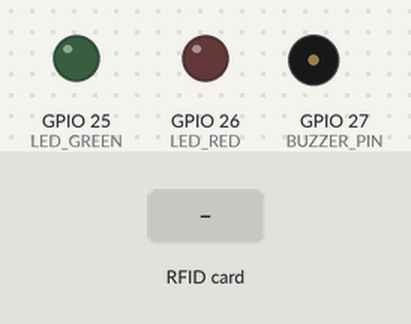
A sketch run on a simulated ESP32. Shown: output pins drawn as LEDs (lit = HIGH), buzzer (waves = sounding, pin HIGH). The inputs (shaded band) are chosen by the test bench. WiFi joins after 1.5 s; servers stay silent unless stated; uploads are accepted with an empty reply; EEPROM starts erased; what the sketch prints to the serial monitor is not drawn.

Above: at 3.3 s.
3.4 s: RFID card 5E 7A 19 C4 held to the reader
At 3.76 s:
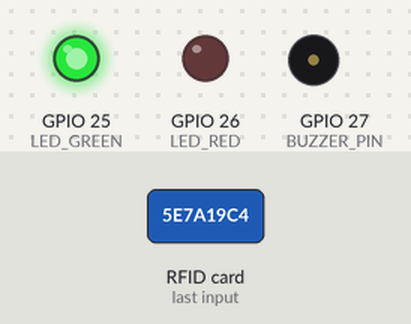
At 4.5 s:
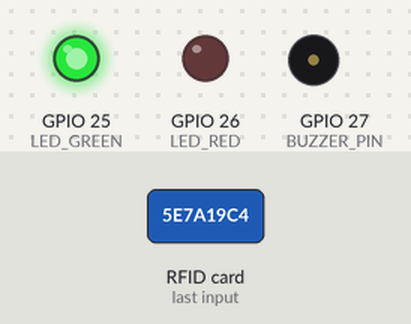
Timing chart, 0 to 12.4 s (numbered marks = the images above; inputs shaded):
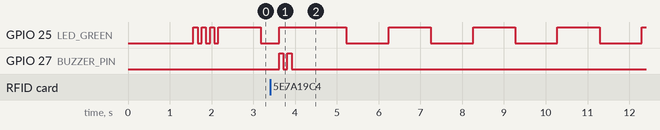

Measured:
- after the input at 3.4 s, GPIO 27 (BUZZER_PIN): alternates HIGH for 0.10 s and LOW for 0.10 s, 4 changes in all, then stays LOW, starting after 0.22 s
- by itself, GPIO 25 (LED_GREEN): repeats every 2.0 s: LOW 1.0 s, HIGH 1.0 s

The sketch:

attendance_firmware.ino
```cpp
// (licence header left out)
#include <SPI.h>
#include <MFRC522.h>
#include <WiFi.h>
#include <HTTPClient.h>
#include <ArduinoJson.h>
#include <Preferences.h>   // NVS flash storage (built-in)

// ── Pin Definitions ──────────────────────────────────
#define SS_PIN      5
#define RST_PIN     22
#define LED_GREEN   25
#define LED_RED     26
#define BUZZER_PIN  27

// ── User Configuration ────────────────────────────────
// Edit these before flashing, or use the Serial setup wizard
const char* WIFI_SSID     = "YOUR_WIFI_SSID";
const char* WIFI_PASSWORD = "YOUR_WIFI_PASSWORD";
const char* SERVER_URL    = "http://YOUR_SERVER_IP:3000";  // No trailing slash
// e.g. "http://192.168.1.100:3000"

// ── Timing Constants ─────────────────────────────────
#define DEBOUNCE_MS         2000   // Ignore same card for 2 s after tap
#define WIFI_RETRY_DELAY    500
#define WIFI_MAX_RETRIES    20

// ── Globals ───────────────────────────────────────────
MFRC522 mfrc522(SS_PIN, RST_PIN);
Preferences prefs;

// Simple in-memory state: maps UID → "IN" or "OUT"
// We use ESP32 NVS (Preferences) so state survives reboots
String lastUID = "";
unsigned long lastTapTime = 0;

// ── Helper: read current state for a UID ─────────────
String getStudentState(const String& uid) {
  prefs.begin("attendance", false);
  String state = prefs.getString(uid.c_str(), "OUT");
  prefs.end();
  return state;
}

void setStudentState(const String& uid, const String& state) {
  prefs.begin("attendance", false);
  prefs.putString(uid.c_str(), state);
  prefs.end();
}

// ── Helper: build card UID string ────────────────────
String getUID() {
  String uid = "";
  for (byte i = 0; i < mfrc522.uid.size; i++) {
    if (mfrc522.uid.uidByte[i] < 0x10) uid += "0";
    uid += String(mfrc522.uid.uidByte[i], HEX);
  }
  uid.toUpperCase();
  return uid;
}

// ── Feedback helpers ─────────────────────────────────
void beep(int ms) {
  digitalWrite(BUZZER_PIN, HIGH);
  delay(ms);
  digitalWrite(BUZZER_PIN, LOW);
}

void successFeedback() {
  digitalWrite(LED_GREEN, HIGH);
  beep(100);
  delay(100);
  beep(100);
  delay(300);
  digitalWrite(LED_GREEN, LOW);
}

void errorFeedback() {
  digitalWrite(LED_RED, HIGH);
  beep(600);
  delay(200);
  digitalWrite(LED_RED, LOW);
}

void waitingBlink() {
  // Gentle pulse on green to show it's alive
  static unsigned long last = 0;
  static bool state = false;
  if (millis() - last > 1000) {
    state = !state;
    digitalWrite(LED_GREEN, state);
    last = millis();
  }
}

// ── WiFi Connect ─────────────────────────────────────
void connectWiFi() {
  Serial.printf("\n[WiFi] Connecting to %s", WIFI_SSID);
  WiFi.mode(WIFI_STA);
  WiFi.begin(WIFI_SSID, WIFI_PASSWORD);

  int retries = 0;
  while (WiFi.status() != WL_CONNECTED && retries < WIFI_MAX_RETRIES) {
    delay(WIFI_RETRY_DELAY);
    Serial.print(".");
    retries++;
  }

  if (WiFi.status() == WL_CONNECTED) {
    Serial.printf("\n[WiFi] Connected! IP: %s\n", WiFi.localIP().toString().c_str());
    // Quick double blink on green
    for (int i = 0; i < 3; i++) {
      digitalWrite(LED_GREEN, HIGH); delay(100);
      digitalWrite(LED_GREEN, LOW);  delay(100);
    }
  } else {
    Serial.println("\n[WiFi] FAILED – will retry on next tap");
    errorFeedback();
  }
}

// ── POST attendance event to server ──────────────────
bool postAttendance(const String& uid, const String& eventType) {
  if (WiFi.status() != WL_CONNECTED) {
    connectWiFi();
    if (WiFi.status() != WL_CONNECTED) return false;
  }

  HTTPClient http;
  String endpoint = String(SERVER_URL) + "/api/attendance";
  http.begin(endpoint);
  http.addHeader("Content-Type", "application/json");

  // Build JSON payload
  StaticJsonDocument<200> doc;
  doc["uid"]       = uid;
  doc["eventType"] = eventType;    // "ENTRY" or "EXIT"
  doc["device"]    = WiFi.macAddress();

  String payload;
  serializeJson(doc, payload);

  Serial.printf("[HTTP] POST %s  body=%s\n", endpoint.c_str(), payload.c_str());

  int code = http.POST(payload);
  bool ok  = (code >= 200 && code < 300);

  if (ok) {
    Serial.printf("[HTTP] Response %d: %s\n", code, http.getString().c_str());
  } else {
    Serial.printf("[HTTP] Error %d: %s\n", code, http.errorToString(code).c_str());
  }

  http.end();
  return ok;
}

// ── Setup ─────────────────────────────────────────────
void setup() {
  Serial.begin(115200);
  Serial.println("\n\n╔══════════════════════════╗");
  Serial.println("║  AutoAttend  v1.0        ║");
  Serial.println("╚══════════════════════════╝");

  // GPIO setup
  pinMode(LED_GREEN, OUTPUT);
  pinMode(LED_RED,   OUTPUT);
  pinMode(BUZZER_PIN, OUTPUT);

  // SPI + RFID
  SPI.begin();
  mfrc522.PCD_Init();
  mfrc522.PCD_DumpVersionToSerial();

  // WiFi
  connectWiFi();

  Serial.println("[Ready] Waiting for card tap…");
}

// ── Main Loop ─────────────────────────────────────────
void loop() {
  // Keep WiFi alive
  if (WiFi.status() != WL_CONNECTED) {
    Serial.println("[WiFi] Reconnecting…");
    connectWiFi();
  }

  // Idle blink
  waitingBlink();

  // Poll RFID reader
  if (!mfrc522.PICC_IsNewCardPresent()) return;
  if (!mfrc522.PICC_ReadCardSerial())   return;

  String uid = getUID();
  unsigned long now = millis();

  // Debounce: ignore same card tapped within DEBOUNCE_MS
  if (uid == lastUID && (now - lastTapTime) < DEBOUNCE_MS) {
    mfrc522.PICC_HaltA();
    return;
  }
  lastUID     = uid;
  lastTapTime = now;

  // Determine event type by toggling current state
  String currentState = getStudentState(uid);
  String eventType    = (currentState == "OUT") ? "ENTRY" : "EXIT";
  String newState     = (eventType == "ENTRY")  ? "IN"    : "OUT";

  Serial.printf("[RFID] UID=%s  currentState=%s  event=%s\n",
                uid.c_str(), currentState.c_str(), eventType.c_str());

  // Send to server
  bool sent = postAttendance(uid, eventType);

  if (sent) {
    setStudentState(uid, newState);
    successFeedback();
    Serial.printf("[OK] %s recorded for %s\n", eventType.c_str(), uid.c_str());
  } else {
    errorFeedback();
    Serial.println("[ERROR] Could not reach server – state NOT updated");
  }

  // Halt card so it isn't read again immediately
  mfrc522.PICC_HaltA();
  mfrc522.PCD_StopCrypto1();
}
```
